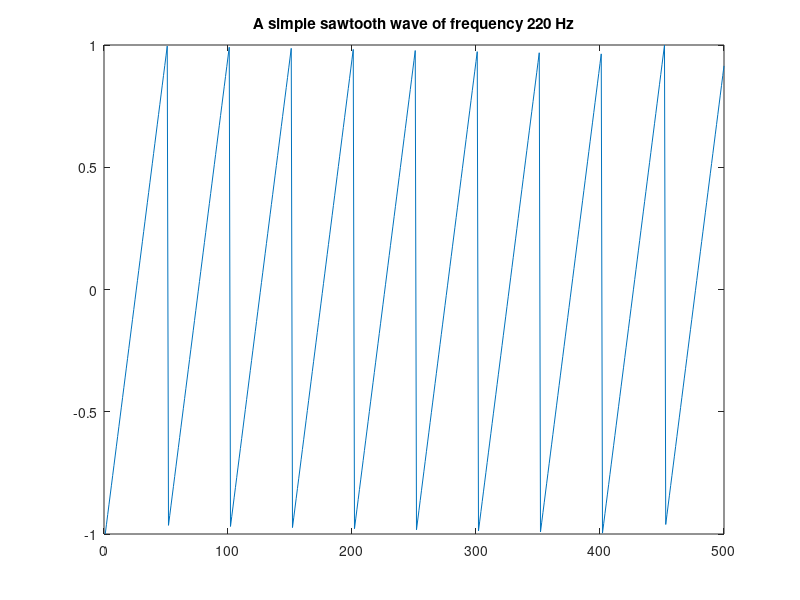

This chart was generated by the following MATLAB code:
amp = 1;
F_s = 11025;
F_w = 220;
nsec = 2;
dur = nsec*F_s;

n = 0:dur;

y = amp*sawtooth(2*pi*n*F_w/F_s);

figure(10)
plot(y(1:500))
title('A simple sawtooth wave of frequency 220 Hz')

soundsc(y,11025);

soundsc(y, F_s)